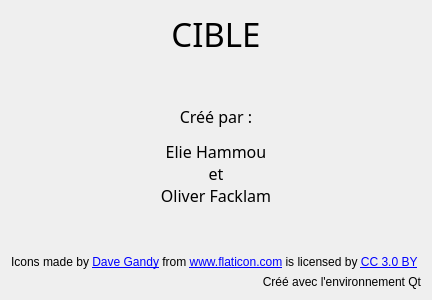
<?xml version="1.0" encoding="UTF-8"?>
<ui version="4.0">
 <class>AboutDialog</class>
 <widget class="QDialog" name="AboutDialog">
  <property name="geometry">
   <rect>
    <x>0</x>
    <y>0</y>
    <width>400</width>
    <height>300</height>
   </rect>
  </property>
  <property name="windowTitle">
   <string>A propos de...</string>
  </property>
  <layout class="QVBoxLayout" name="verticalLayout">
   <item>
    <widget class="QLabel" name="label_2">
     <property name="font">
      <font>
       <family>Myriad Pro</family>
       <pointsize>25</pointsize>
       <stylestrategy>PreferAntialias</stylestrategy>
      </font>
     </property>
     <property name="text">
      <string>CIBLE</string>
     </property>
     <property name="textFormat">
      <enum>Qt::RichText</enum>
     </property>
     <property name="alignment">
      <set>Qt::AlignCenter</set>
     </property>
    </widget>
   </item>
   <item>
    <spacer name="verticalSpacer_2">
     <property name="orientation">
      <enum>Qt::Vertical</enum>
     </property>
     <property name="sizeHint" stdset="0">
      <size>
       <width>20</width>
       <height>40</height>
      </size>
     </property>
    </spacer>
   </item>
   <item>
    <widget class="QLabel" name="label_3">
     <property name="font">
      <font>
       <family>Myriad Pro</family>
       <pointsize>12</pointsize>
      </font>
     </property>
     <property name="text">
      <string>&lt;html&gt;&lt;head/&gt;&lt;body&gt;&lt;p align=&quot;center&quot;&gt;Créé par :&lt;/p&gt; &lt;p align=&quot;center&quot;&gt; Elie Hammou&lt;br/&gt;et&lt;br/&gt;Oliver Facklam&lt;/p&gt;&lt;/body&gt;&lt;/html&gt;</string>
     </property>
     <property name="alignment">
      <set>Qt::AlignCenter</set>
     </property>
    </widget>
   </item>
   <item>
    <spacer name="verticalSpacer">
     <property name="orientation">
      <enum>Qt::Vertical</enum>
     </property>
     <property name="sizeHint" stdset="0">
      <size>
       <width>20</width>
       <height>40</height>
      </size>
     </property>
    </spacer>
   </item>
   <item>
    <widget class="QLabel" name="label">
     <property name="text">
      <string>

&lt;div&gt;Icons made by &lt;a href=&quot;https://www.flaticon.com/authors/dave-gandy&quot; title=&quot;Dave Gandy&quot;&gt;Dave Gandy&lt;/a&gt; from &lt;a href=&quot;https://www.flaticon.com/&quot; title=&quot;Flaticon&quot;&gt;www.flaticon.com&lt;/a&gt; is licensed by &lt;a href=&quot;http://creativecommons.org/licenses/by/3.0/&quot; title=&quot;Creative Commons BY 3.0&quot; target=&quot;_blank&quot;&gt;CC 3.0 BY&lt;/a&gt;&lt;/div&gt;
</string>
     </property>
    </widget>
   </item>
   <item>
    <widget class="QLabel" name="label_4">
     <property name="text">
      <string>Créé avec l'environnement Qt</string>
     </property>
     <property name="alignment">
      <set>Qt::AlignRight|Qt::AlignTrailing|Qt::AlignVCenter</set>
     </property>
    </widget>
   </item>
  </layout>
 </widget>
 <resources/>
 <connections/>
</ui>
